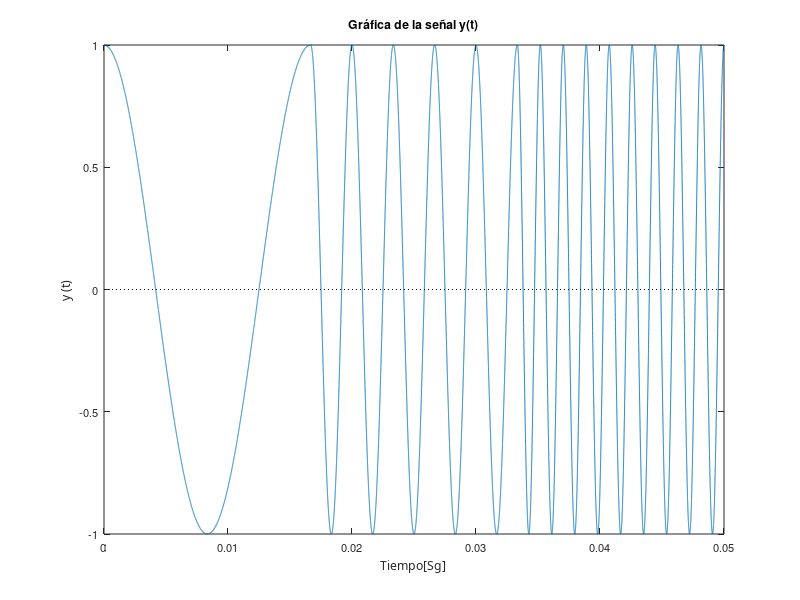
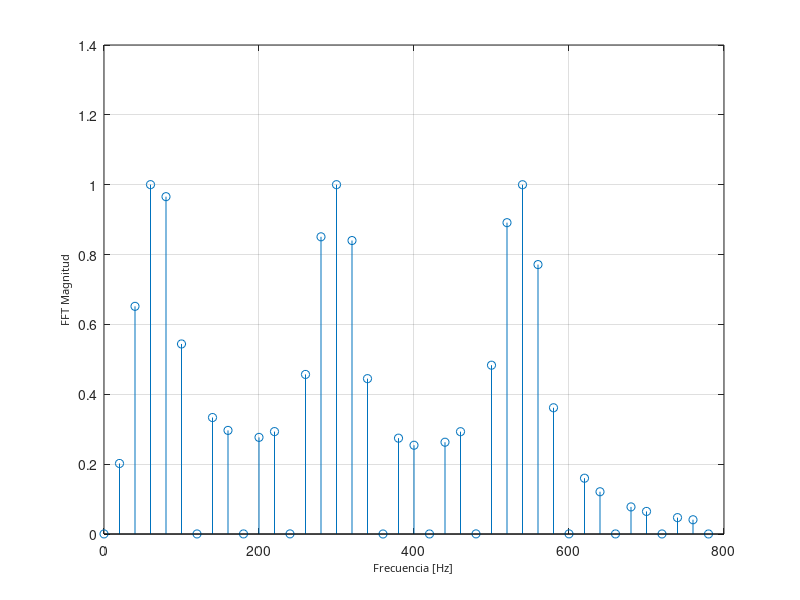

Write MATLAB code to recreate these figures, in order.

function armo_no_est_fft

close all     % cierra todas las ventanas abiertasi

fm = 1000000;            % frecuencia de muestreo 
t = 0:(1/fm):(2*pi)/377; % eje de tiempo 
ll = length(t);
factorr = ll/2;

wo = 377; % frecuencias fundamental
y = [];

for ii=1:4:9 %3 componentes armónicas
    y = [y cos(ii*wo*t)]; %una señal seguida de otra
end 

tt = length(y);
factorrr = tt/2;
delta = (1/(1/fm)) / (2*factorrr); %delta de frecuencias en Hz
tiempo = (0:1:tt-1) * (1/fm);      %eje de tiempo

ftt = fft (y);       % calculo de la fft de Matlab 
n = 0:tt-1;
nn = n*round(delta); % eje de frecuencias en Hzi


% Visualización de la señal en el tiempo 
figure('color', [202 225 249]/255, 'menubar', 'none', 'numbertitle', 'off');
plot(tiempo, y);
xlabel('Tiempo[Sg]', 'fontname', 'verdana', 'fontsize', 8);
ylabel('y (t)', 'fontname', 'verdana', 'fontsize', 8) 
title('Gráfica de la señal y(t)')
gg = gca; 
set(gg, 'fontsize', 8);
line([tiempo(1) tiempo(length(tiempo))], [0 0], 'color', [0 0 0], 'linestyle',':')


% Visualización de componentes
figure('color', [202 225 249]/255, 'menubar', 'none', 'numbertitle', 'off');
stem(nn(1:40), abs(ftt(1:40)) / factorr);
grid;
xlabel('Frecuencia [Hz]', 'fontname', 'verdana', 'fontsize', 8);
ylabel('FFT Magnitud', 'fontname', 'verdana', 'fontsize', 8);




